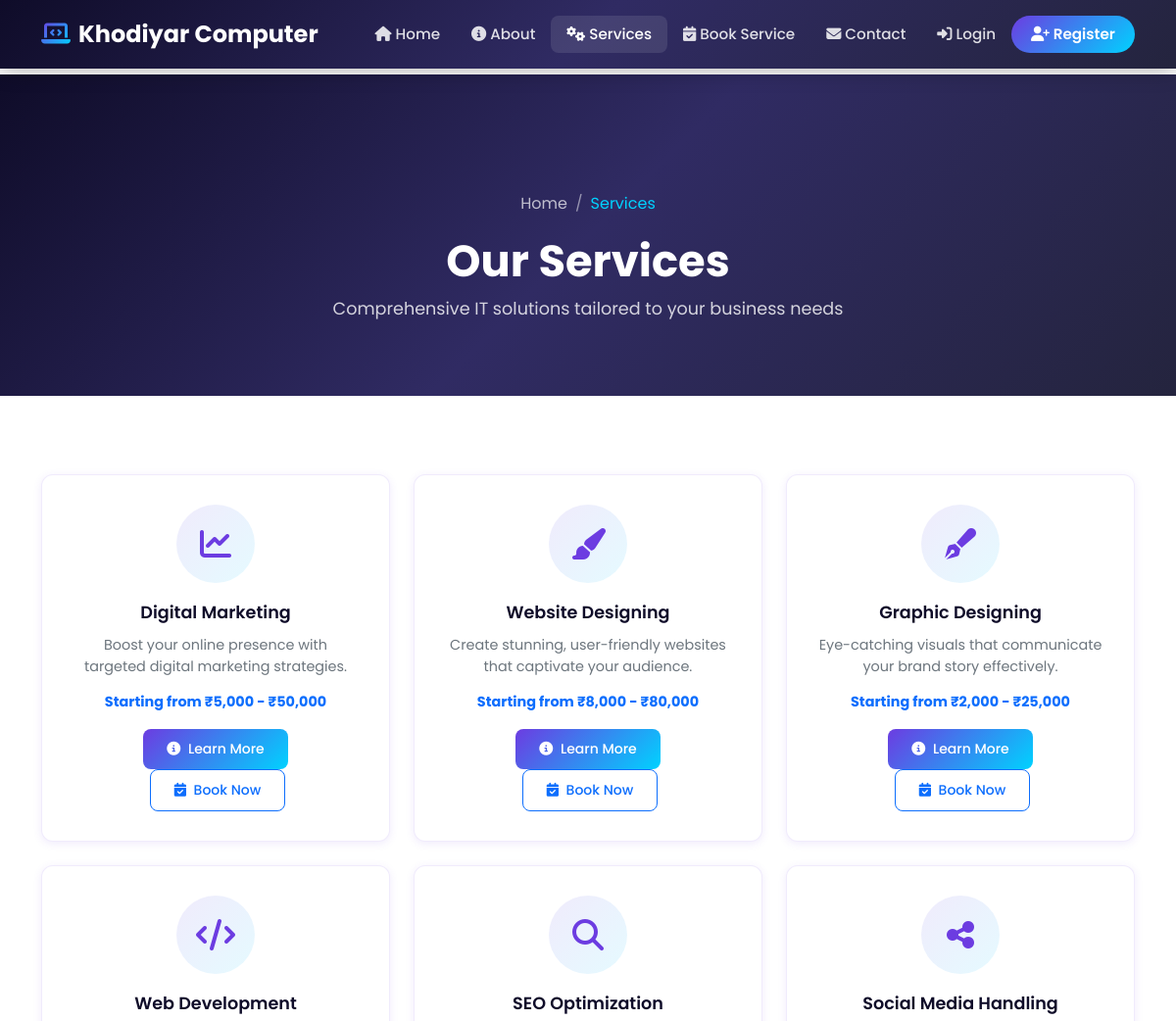
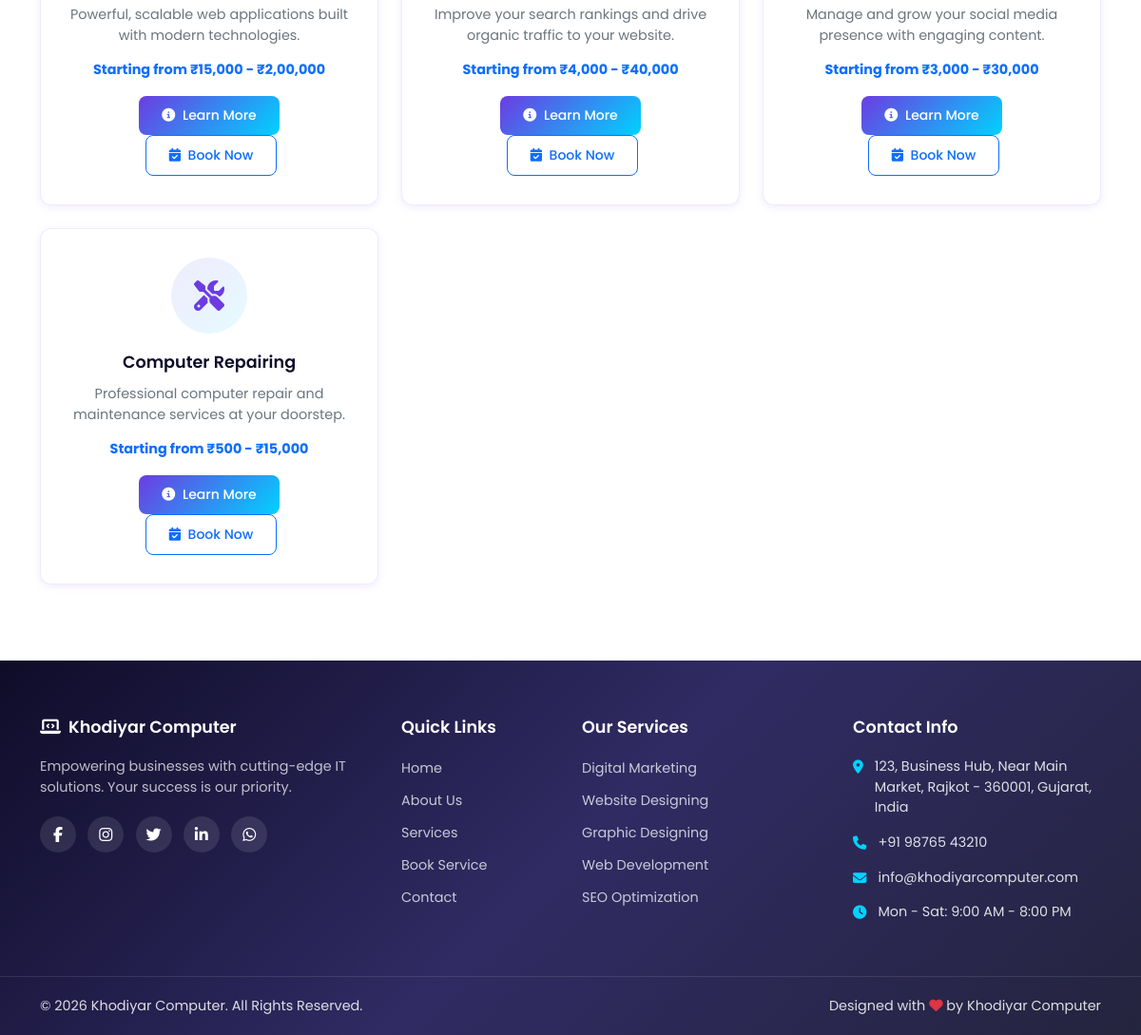
/services.php, run on the app's committed database (2 pictures, top to bottom).
### tables this page shows
CREATE TABLE IF NOT EXISTS `services` (
    `id` INT(11) NOT NULL AUTO_INCREMENT,
    `title` VARCHAR(200) NOT NULL,
    `slug` VARCHAR(200) NOT NULL UNIQUE,
    `short_desc` VARCHAR(300) DEFAULT NULL,
    `description` TEXT DEFAULT NULL,
    `icon` VARCHAR(100) DEFAULT 'fas fa-cog',
    `image` VARCHAR(255) DEFAULT NULL,
    `price_range` VARCHAR(50) DEFAULT NULL,
    `features` TEXT DEFAULT NULL,
    `display_order` INT(3) NOT NULL DEFAULT 0,
    `status` ENUM('active', 'inactive') NOT NULL DEFAULT 'active',
    `created_at` TIMESTAMP NOT NULL DEFAULT CURRENT_TIMESTAMP,
    `updated_at` TIMESTAMP NOT NULL DEFAULT CURRENT_TIMESTAMP ON UPDATE CURRENT_TIMESTAMP,
    PRIMARY KEY (`id`),
    INDEX `idx_slug` (`slug`),
    INDEX `idx_service_status` (`status`),
    INDEX `idx_display_order` (`display_order`)
);

CREATE TABLE IF NOT EXISTS `settings` (
    `id` INT(11) NOT NULL AUTO_INCREMENT,
    `setting_key` VARCHAR(100) NOT NULL UNIQUE,
    `setting_value` TEXT DEFAULT NULL,
    `created_at` TIMESTAMP NOT NULL DEFAULT CURRENT_TIMESTAMP,
    `updated_at` TIMESTAMP NOT NULL DEFAULT CURRENT_TIMESTAMP ON UPDATE CURRENT_TIMESTAMP,
    PRIMARY KEY (`id`),
    INDEX `idx_setting_key` (`setting_key`)
);

### config/database.php (called while the page is built, shortened)
<?php
function getConnection() {
    static $conn = null;
    if ($conn === null) {
        try {
            $conn = new PDO(
                "mysql:host=" . DB_HOST . ";dbname=" . DB_NAME . ";charset=utf8mb4",
                DB_USER,
                DB_PASS,
                [
                    PDO::ATTR_ERRMODE => PDO::ERRMODE_EXCEPTION,
                    PDO::ATTR_DEFAULT_FETCH_MODE => PDO::FETCH_ASSOC,
                    PDO::ATTR_EMULATE_PREPARES => false,
                ]
            );
        } catch (PDOException $e) {
            die("Database Connection Failed: " . $e->getMessage());
        }
    }
    return $conn;
}
function dbQuery($sql, $params = []) {
    $stmt = getConnection()->prepare($sql);
    $stmt->execute($params);
    return $stmt;
}
function dbFetchOne($sql, $params = []) {
    return dbQuery($sql, $params)->fetch();
}
function dbFetchAll($sql, $params = []) {
    return dbQuery($sql, $params)->fetchAll();
}

### config/helpers.php (called while the page is built, shortened)
<?php
function getActiveServices() {
    return dbFetchAll("SELECT * FROM services WHERE status = 'active' ORDER BY display_order ASC, id ASC");
}
function getSetting($key) {
    $result = dbFetchOne("SELECT setting_value FROM settings WHERE setting_key = ?", [$key]);
    return $result ? $result['setting_value'] : null;
}

### services.php (the view, shortened to what this page needs)
<?php
include 'includes/header.php';
$services = getActiveServices();
?>
<section class="page-banner">
    <div class="container">
        <nav class="breadcrumb-nav">
            <ol class="breadcrumb">
                <li class="breadcrumb-item"><a href="index.php">Home</a></li>
                <li class="breadcrumb-item active">Services</li>
            </ol>
        </nav>
        <h1 data-aos="fade-up">Our Services</h1>
        <p data-aos="fade-up" data-aos-delay="100">Comprehensive IT solutions tailored to your business needs</p>
    </div>
</section>
<section class="services-section">
    <div class="container">
        <div class="row g-4">
            <?php foreach ($services as $index => $service):
                $delay = ($index % 6) * 50;
            ?>
            <div class="col-lg-4 col-md-6" data-aos="fade-up" data-aos-delay="<?php echo $delay; ?>">
                <div class="service-card">
                    <div class="service-icon">
                        <i class="fas <?php echo $service['icon'] ?: 'fa-cog'; ?>"></i>
                    </div>
                    <h5><?php echo htmlspecialchars($service['title']); ?></h5>
                    <p><?php echo htmlspecialchars($service['short_desc']); ?></p>
                    <?php if ($service['price_range']): ?>
                    <p class="text-primary fw-bold mb-3">Starting from <?php echo $service['price_range']; ?></p>
                    <?php endif; ?>
                    <a href="service-detail.php?slug=<?php echo $service['slug']; ?>" class="btn btn-primary-gradient btn-sm">
                        <i class="fas fa-info-circle me-1"></i> Learn More
                    </a>
                    <a href="book-service.php?service=<?php echo $service['slug']; ?>" class="btn btn-outline-primary btn-sm ms-1">
                        <i class="fas fa-calendar-check me-1"></i> Book Now
                    </a>
                </div>
            </div>
            <?php endforeach; ?>
        </div>
    </div>
</section>
<?php include 'includes/footer.php'; ?>

### includes/footer.php (shortened to what this page needs)
</main>
<footer class="footer">
    <div class="container">
        <div class="row g-4">
            <div class="col-lg-4 col-md-6">
                <div class="footer-widget">
                    <h5><i class="fas fa-laptop-code me-2"></i>Khodiyar Computer</h5>
                    <p><?php echo getSetting('footer_text') ?? 'Empowering businesses with cutting-edge IT solutions.'; ?></p>
                    <div class="social-links">
                        <?php $fb = getSetting('facebook_url'); if($fb): ?>
                        <a href="<?php echo $fb; ?>" target="_blank"><i class="fab fa-facebook-f"></i></a>
                        <?php endif; ?>
                        <?php $ig = getSetting('instagram_url'); if($ig): ?>
                        <a href="<?php echo $ig; ?>" target="_blank"><i class="fab fa-instagram"></i></a>
                        <?php endif; ?>
                        <?php $tw = getSetting('twitter_url'); if($tw): ?>
                        <a href="<?php echo $tw; ?>" target="_blank"><i class="fab fa-twitter"></i></a>
                        <?php endif; ?>
                        <?php $li = getSetting('linkedin_url'); if($li): ?>
                        <a href="<?php echo $li; ?>" target="_blank"><i class="fab fa-linkedin-in"></i></a>
                        <?php endif; ?>
                        <?php $wa = getSetting('whatsapp_number'); if($wa): ?>
                        <a href="https://wa.me/<?php echo $wa; ?>" target="_blank"><i class="fab fa-whatsapp"></i></a>
                        <?php endif; ?>
                    </div>
                </div>
            </div>
            <div class="col-lg-2 col-md-6">
                <div class="footer-widget">
                    <h5>Quick Links</h5>
                    <ul class="footer-links">
                        <li><a href="index.php">Home</a></li>
                        <li><a href="about.php">About Us</a></li>
                        <li><a href="services.php">Services</a></li>
                        <li><a href="book-service.php">Book Service</a></li>
                        <li><a href="contact.php">Contact</a></li>
                    </ul>
                </div>
            </div>
            <div class="col-lg-3 col-md-6">
                <div class="footer-widget">
                    <h5>Our Services</h5>
                    <ul class="footer-links">
                        <?php
                        $footerServices = getActiveServices();
                        foreach (array_slice($footerServices, 0, 5) as $svc):
                        ?>
                        <li><a href="service-detail.php?slug=<?php echo $svc['slug']; ?>"><?php echo htmlspecialchars($svc['title']); ?></a></li>
                        <?php endforeach; ?>
                    </ul>
                </div>
            </div>
            <div class="col-lg-3 col-md-6">
                <div class="footer-widget">
                    <h5>Contact Info</h5>
                    <ul class="footer-contact">
                        <li>
                            <i class="fas fa-map-marker-alt"></i>
                            <span><?php echo getSetting('company_address') ?? 'Rajkot, Gujarat'; ?></span>
                        </li>
                        <li>
                            <i class="fas fa-phone"></i>
                            <span><?php echo getSetting('company_phone') ?? '+91 98765 43210'; ?></span>
                        </li>
                        <li>
                            <i class="fas fa-envelope"></i>
                            <span><?php echo getSetting('company_email') ?? 'info@khodiyarcomputer.com'; ?></span>
                        </li>
                        <li>
                            <i class="fas fa-clock"></i>
                            <span><?php echo getSetting('working_hours') ?? 'Mon - Sat: 9:00 AM - 8:00 PM'; ?></span>
                        </li>
                    </ul>
                </div>
            </div>
        </div>
    </div>
    <div class="footer-bottom">
        <div class="container">
            <div class="row align-items-center">
                <div class="col-md-6">
                    <p class="mb-0">&copy; <?php echo date('Y'); ?> Khodiyar Computer. All Rights Reserved.</p>
                </div>
                <div class="col-md-6 text-md-end">
                    <p class="mb-0">Designed with <i class="fas fa-heart text-danger"></i> by Khodiyar Computer</p>
                </div>
            </div>
        </div>
    </div>
</footer>
</body>
</html>

### css/style.css (style rules this page uses)
:root { --primary: #6C3CE1; --primary-dark: #5A2DB8; --primary-light: #8B5CF6; --secondary: #00D2FF; --secondary-dark: #00B8E6; --accent: #FF6B35; --dark: #0F0C29; --dark-2: #1A1640; --gray-100: #F8F9FA; --gray-200: #E9ECEF; --gray-300: #DEE2E6; --gray-600: #6C757D; --gradient-1: linear-gradient(135deg, #6C3CE1 0%, #00D2FF 100%); --gradient-2: linear-gradient(135deg, #0F0C29 0%, #302B63 50%, #24243E 100%); --gradient-3: linear-gradient(135deg, #6C3CE1 0%, #FF6B35 100%); --shadow-sm: 0 2px 8px rgba(108, 60, 225, 0.1); --shadow-md: 0 5px 20px rgba(108, 60, 225, 0.15); --shadow-lg: 0 10px 40px rgba(108, 60, 225, 0.2); --transition: all 0.3s ease; --border-radius: 12px; }
* { margin: 0; padding: 0; box-sizing: border-box; }
body { font-family: 'Poppins', sans-serif; color: #333; overflow-x: hidden; background: #fff; padding-top: 76px; }
a { text-decoration: none; transition: var(--transition); }
section { padding: 80px 0; position: relative; }
.btn-primary-gradient { background: var(--gradient-1); color: #fff; border: none; }
.btn { padding: 10px 24px; font-weight: 500; border-radius: 8px; transition: var(--transition); }
.services-section { background: #fff; }
.service-card { background: #fff; border-radius: var(--border-radius); padding: 30px; text-align: center; box-shadow: var(--shadow-sm); border: 1px solid rgba(108, 60, 225, 0.1); transition: var(--transition); height: 100%; position: relative; overflow: hidden; }
.service-card::before { content: ''; position: absolute; top: 0; left: 0; right: 0; height: 4px; background: var(--gradient-1); transform: scaleX(0); transition: var(--transition); }
.service-icon { width: 80px; height: 80px; margin: 0 auto 20px; background: linear-gradient(135deg, rgba(108, 60, 225, 0.1) 0%, rgba(0, 210, 255, 0.1) 100%); border-radius: 50%; display: flex; align-items: center; justify-content: center; font-size: 2rem; color: var(--primary); transition: var(--transition); }
.service-card h5 { font-size: 1.1rem; font-weight: 600; margin-bottom: 12px; color: var(--dark); }
.service-card p { color: var(--gray-600); font-size: 0.9rem; margin-bottom: 15px; }
.footer { background: var(--gradient-2); color: rgba(255,255,255,0.85); padding: 60px 0 0; }
.footer-widget h5 { color: #fff; font-weight: 600; margin-bottom: 20px; font-size: 1.1rem; }
.footer-widget p { font-size: 0.9rem; opacity: 0.85; }
.social-links { margin-top: 20px; }
.social-links a { display: inline-flex; align-items: center; justify-content: center; width: 38px; height: 38px; background: rgba(255,255,255,0.1); color: #fff; border-radius: 50%; margin-right: 8px; transition: var(--transition); }
.footer-links { list-style: none; padding: 0; }
.footer-links li { margin-bottom: 10px; }
.footer-links li a { color: rgba(255,255,255,0.75); font-size: 0.9rem; transition: var(--transition); }
.footer-contact { list-style: none; padding: 0; }
.footer-contact li { display: flex; align-items: flex-start; margin-bottom: 15px; font-size: 0.9rem; }
.footer-contact li i { margin-right: 12px; margin-top: 4px; color: var(--secondary); }
.footer-bottom { margin-top: 40px; padding: 20px 0; border-top: 1px solid rgba(255,255,255,0.1); font-size: 0.9rem; }
.page-banner { background: var(--gradient-2); padding: 120px 0 60px; text-align: center; position: relative; }
.page-banner h1 { color: #fff; font-weight: 700; font-size: 2.8rem; }
.page-banner p { color: rgba(255,255,255,0.8); font-size: 1.1rem; }
.breadcrumb-nav { background: transparent; padding: 0; margin-bottom: 20px; }
.breadcrumb-nav .breadcrumb { justify-content: center; }
.breadcrumb-nav .breadcrumb-item, .breadcrumb-nav .breadcrumb-item a { color: rgba(255,255,255,0.7); }
.breadcrumb-nav .breadcrumb-item.active { color: var(--secondary); }
.breadcrumb-nav .breadcrumb-item + .breadcrumb-item::before { color: rgba(255,255,255,0.5); }

### data on the page
services: title "Digital Marketing", short_desc "Boost your online presence with targeted digital marketing strategies.", price_range "₹5,000 - ₹50,000"
services: title "Website Designing", short_desc "Create stunning, user-friendly websites that captivate your audience.", price_range "₹8,000 - ₹80,000"
services: title "Graphic Designing", short_desc "Eye-catching visuals that communicate your brand story effectively.", price_range "₹2,000 - ₹25,000"
services: title "Web Development", short_desc "Powerful, scalable web applications built with modern technologies.", price_range "₹15,000 - ₹2,00,000"
services: title "SEO Optimization", short_desc "Improve your search rankings and drive organic traffic to your website.", price_range "₹4,000 - ₹40,000"
services: title "Social Media Handling", short_desc "Manage and grow your social media presence with engaging content.", price_range "₹3,000 - ₹30,000"
services: title "Computer Repairing", short_desc "Professional computer repair and maintenance services at your doorstep.", price_range "₹500 - ₹15,000"
settings: setting_value "Empowering businesses with cutting-edge IT solutions. Your success is our priority."
settings: setting_value "123, Business Hub, Near Main Market, Rajkot - 360001, Gujarat, India"
settings: setting_value "+91 98765 43210"
settings: setting_value "info@khodiyarcomputer.com"
settings: setting_value "Mon - Sat: 9:00 AM - 8:00 PM"
